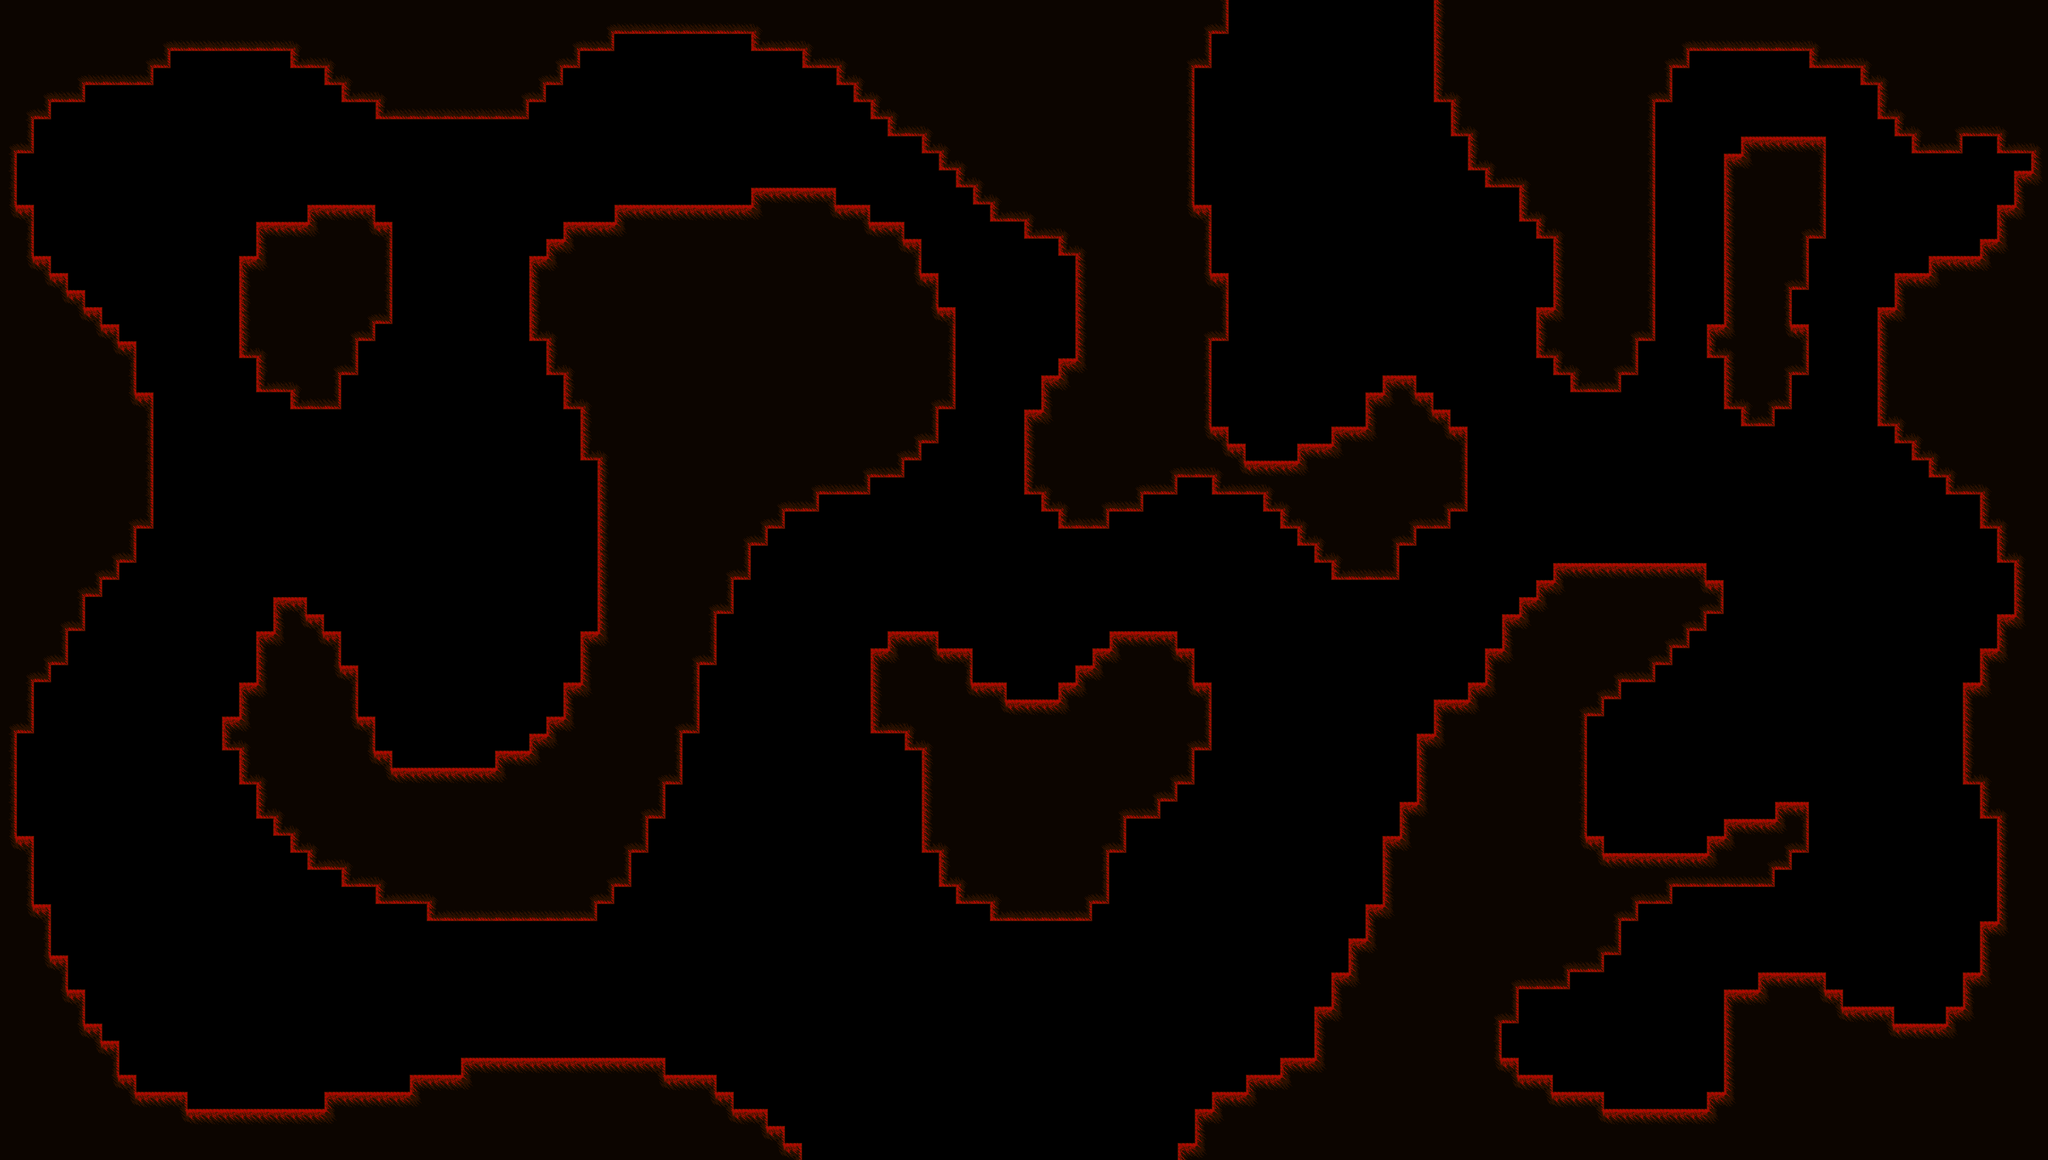

Tiled map render using the project's own tile images. Description and the map definition, with tile-layer contents summarised, below:
An orthogonal 120x68 tile map with 32x32 px tiles, 1 tile layer (NEW WALLS), 2 tilesets and 1 object.

<map version="1.10" tiledversion="1.10.1" orientation="orthogonal" renderorder="right-down" width="120" height="68" tilewidth="32" tileheight="32" infinite="0" nextlayerid="4" nextobjectid="2">
 <tileset firstgid="1" source="NEW BG.tsx" />
 <tileset firstgid="2" source="NEW TSET.tsx" />
 <objectgroup id="2" name="NEW BG">
  <object id="1" gid="1" x="0.0335521" y="2175.98" width="3829" height="2154" />
 </objectgroup>
 <layer id="1" name="NEW WALLS" width="120" height="68">
  <data>[8160 cells, 3636 non-empty, 13 distinct tile ids]</data>
 </layer>
</map>
